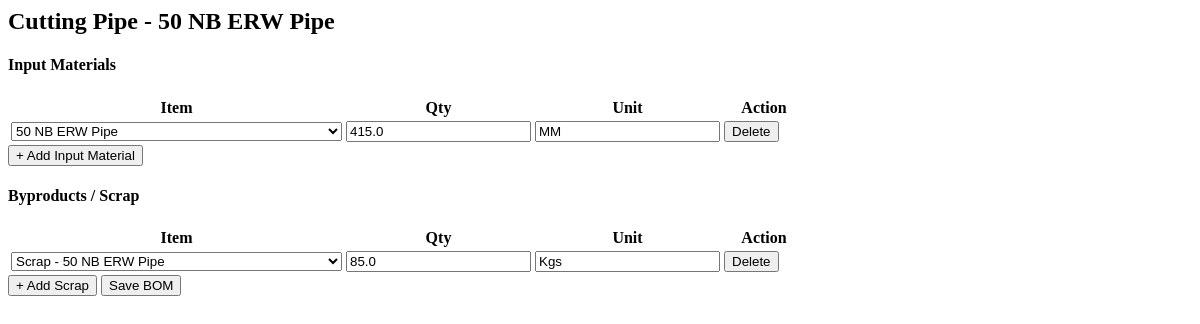
The page /recipes/details/2 (signed in) on the database as committed earlier.
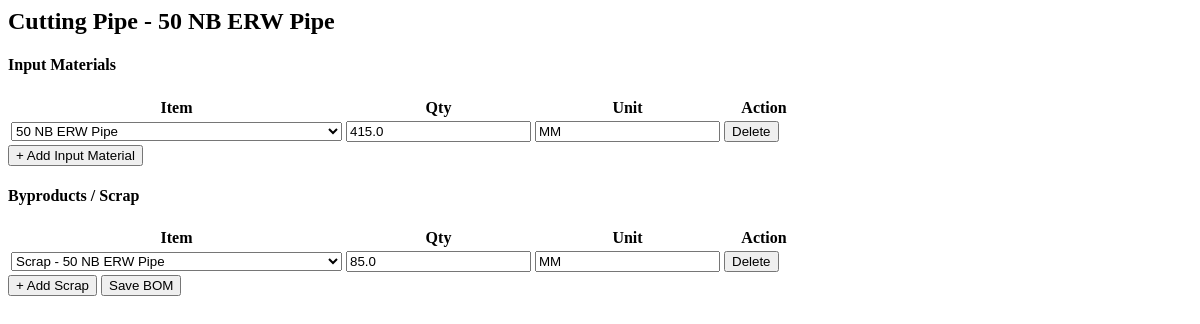
The same page on the database as committed later.
### models.py (models this page shows)
class RecipeByProduct(db.Model):
    __tablename__ = "recipe_byproduct"
    id = db.Column(
        db.Integer,
        primary_key=True
    )
    recipe_id = db.Column(
        db.Integer,
        db.ForeignKey("recipe_header.id"),
        nullable=False
    )
    byproduct_item_id = db.Column(
        db.Integer,
        db.ForeignKey("item_master.id"),
        nullable=False
    )
    byproduct_qty = db.Column(
        db.Float,
        nullable=False
    )
    byproduct_item = db.relationship(
    "ItemMaster"
    )

class ItemMaster(db.Model):
    __tablename__ = "item_master"
    id = db.Column(db.Integer, primary_key=True)
    item_code = db.Column(
        db.String(50),
        unique=True,
        nullable=False
    )
    item_name = db.Column(
        db.String(255),
        nullable=False
    )
    item_type = db.Column(
        db.String(50),
        nullable=False
    )
    production_stage = db.Column(
    db.String(100)
    )
    production_stage_id = db.Column(
    db.Integer,
    db.ForeignKey(
        "production_stage_master.id"
    ),
    nullable=True
    )
    production_stage_rel = db.relationship(
    "ProductionStageMaster"
    )
    unit = db.Column(
        db.String(20),
        nullable=False
    )
    finished_good_id = db.Column(
    db.Integer,
    db.ForeignKey("finished_goods.id"),
    nullable=True
    )
    hsn_code = db.Column(
    db.String(20)
    )
    gst_rate = db.Column(
    db.Float,
    default=18
    )
    active = db.Column(
        db.Boolean,
        default=True
    )

### blueprints/masters/routes.py (the view)
@masters_bp.route(
    "/recipes/details/<int:id>",
    methods=["GET", "POST"]
)
@login_required
def recipe_details(id):
    recipe = RecipeHeader.query.get_or_404(id)
    item_list = ItemMaster.query.order_by(
        ItemMaster.item_name
    ).all()
    input_rows = RecipeInput.query.filter_by(
    recipe_id=id
    ).all()
    byproduct_rows = RecipeByProduct.query.filter_by(
    recipe_id=id
    ).all()
    return render_template(
        "recipe_details.html",
        recipe=recipe,
        item_list=item_list,
        input_rows=input_rows,
        byproduct_rows=byproduct_rows
    )

### app.py (called while the page is built)
@login_manager.user_loader
def load_user(user_id):
    return User.query.get(int(user_id))

### templates/recipe_details.html (shortened to what this page needs)
<h2>{{ recipe.recipe_name }}</h2>
<form
method="POST"
action="/recipes/details/{{ recipe.id }}/save">
<h4>Input Materials</h4>
<table
    class="table table-bordered"
    id="inputTable">
    <thead>
        <tr>
            <th>Item</th>
            <th width="120">Qty</th>
            <th width="100">Unit</th>
            <th width="80">Action</th>
        </tr>
    </thead>
    <tbody>
    {% for row in input_rows %}
        <tr>
            <td>
                <select
                    name="input_item_id"
                    class="form-control item-select">
                    {% for item in item_list %}
                    <option
                        value="{{ item.id }}"
                        data-unit="{{ item.unit }}"
                        {% if row.input_item_id == item.id %}
                        selected
                        {% endif %}>
                        {{ item.item_name }}
                    </option>
                    {% endfor %}
                </select>
            </td>
            <td>
                <input
                    type="number"
                    step="0.0001"
                    name="input_qty"
                    value="{{ row.input_qty }}"
                    class="form-control">
            </td>
            <td>
                <input
                    type="text"
                    value="{{ row.input_item.unit }}"
                    class="form-control unit-box"
                    readonly>
            </td>
            <td>
                <button
                    type="button"
                    class="btn btn-danger btn-sm"
                    onclick="deleteRow(this)">
                    Delete
                </button>
        </td>
        </tr>
    {% endfor %}
    </tbody>
</table>
<button
    type="button"
    class="btn btn-primary"
    onclick="addInputRow()">
    + Add Input Material
</button>
<h4 class="mt-4">
    Byproducts / Scrap
</h4>
<table
    class="table table-bordered"
    id="byproductTable">
    <thead>
        <tr>
            <th>Item</th>
            <th width="120">Qty</th>
            <th width="100">Unit</th>
            <th width="80">Action</th>
        </tr>
    </thead>
    <tbody>
    {% for row in byproduct_rows %}
        <tr>
            <td>
                <select
                    name="byproduct_item_id"
                    class="form-control item-select">
                    {% for item in item_list %}
                    <option
                        value="{{ item.id }}"
                        data-unit="{{ item.unit }}"
                        {% if row.byproduct_item_id == item.id %}
                        selected
                        {% endif %}>
                        {{ item.item_name }}
                    </option>
                    {% endfor %}
                </select>
            </td>
            <td>
                <input
                    type="number"
                    step="0.0001"
                    name="byproduct_qty"
                    value="{{ row.byproduct_qty }}"
                    class="form-control">
            </td>
            <td>
                <input
                    type="text"
                    value="{{ row.byproduct_item.unit }}"
                    class="form-control unit-box"
                    readonly>
            </td>
            <td>
                <button
                    type="button"
                    class="btn btn-danger btn-sm"
                    onclick="deleteRow(this)">
                    Delete
                </button>
            </td>
        </tr>
    {% endfor %}
    </tbody>
</table>
<button
    type="button"
    class="btn btn-warning"
    onclick="addByproductRow()">
    + Add Scrap
</button>
<button
type="submit"
class="btn btn-success">
Save BOM
</button>
</form>

Rows that differ between the two databases and show on the page:
changed through a linked row, RecipeByProduct "Scrap - 50 NB ERW Pipe": byproduct_item.unit "Kgs" → "MM"
